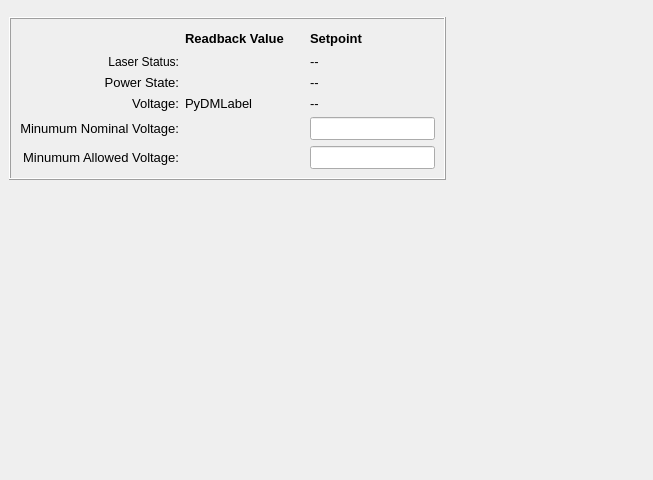
<?xml version="1.0" encoding="UTF-8"?>
<ui version="4.0">
 <class>Form</class>
 <widget class="QWidget" name="Form">
  <property name="geometry">
   <rect>
    <x>0</x>
    <y>0</y>
    <width>653</width>
    <height>480</height>
   </rect>
  </property>
  <property name="minimumSize">
   <size>
    <width>640</width>
    <height>480</height>
   </size>
  </property>
  <property name="windowTitle">
   <string>Form</string>
  </property>
  <layout class="QVBoxLayout" name="verticalLayout">
   <property name="leftMargin">
    <number>0</number>
   </property>
   <property name="rightMargin">
    <number>0</number>
   </property>
   <item>
    <widget class="PyDMEmbeddedDisplay" name="PyDMEmbeddedDisplay">
     <property name="sizePolicy">
      <sizepolicy hsizetype="Expanding" vsizetype="Fixed">
       <horstretch>0</horstretch>
       <verstretch>0</verstretch>
      </sizepolicy>
     </property>
     <property name="maximumSize">
      <size>
       <width>16777215</width>
       <height>30</height>
      </size>
     </property>
     <property name="toolTip">
      <string/>
     </property>
     <property name="frameShape">
      <enum>QFrame::NoFrame</enum>
     </property>
     <property name="macros" stdset="0">
      <string>{&quot;TITLE&quot;:&quot;Laser Expert: ${DEVICE}&quot;}</string>
     </property>
     <property name="filename" stdset="0">
      <string>./widgets/header.ui</string>
     </property>
    </widget>
   </item>
   <item>
    <layout class="QHBoxLayout" name="horizontalLayout">
     <property name="leftMargin">
      <number>9</number>
     </property>
     <property name="rightMargin">
      <number>9</number>
     </property>
     <item>
      <widget class="QFrame" name="frame">
       <property name="frameShape">
        <enum>QFrame::Box</enum>
       </property>
       <property name="frameShadow">
        <enum>QFrame::Raised</enum>
       </property>
       <layout class="QGridLayout" name="gridLayout">
        <item row="4" column="0">
         <widget class="PyDMLabel" name="PyDMLabel_2">
          <property name="font">
           <font>
            <pointsize>10</pointsize>
           </font>
          </property>
          <property name="toolTip">
           <string/>
          </property>
          <property name="text">
           <string>Minumum Nominal Voltage:</string>
          </property>
          <property name="alignment">
           <set>Qt::AlignRight|Qt::AlignTrailing|Qt::AlignVCenter</set>
          </property>
         </widget>
        </item>
        <item row="5" column="1">
         <widget class="PyDMLabel" name="PyDMLabel_6">
          <property name="font">
           <font>
            <pointsize>10</pointsize>
           </font>
          </property>
          <property name="toolTip">
           <string/>
          </property>
          <property name="showUnits" stdset="0">
           <bool>true</bool>
          </property>
          <property name="channel" stdset="0">
           <string>${PV}:MIN_VOLTAGE_RBV</string>
          </property>
         </widget>
        </item>
        <item row="0" column="3">
         <widget class="PyDMLabel" name="PyDMLabel_5">
          <property name="font">
           <font>
            <pointsize>10</pointsize>
            <weight>75</weight>
            <bold>true</bold>
           </font>
          </property>
          <property name="toolTip">
           <string/>
          </property>
          <property name="text">
           <string>Setpoint</string>
          </property>
         </widget>
        </item>
        <item row="1" column="0">
         <widget class="PyDMLabel" name="PyDMLabel_10">
          <property name="toolTip">
           <string/>
          </property>
          <property name="text">
           <string>Laser Status:</string>
          </property>
          <property name="alignment">
           <set>Qt::AlignRight|Qt::AlignTrailing|Qt::AlignVCenter</set>
          </property>
         </widget>
        </item>
        <item row="1" column="3">
         <widget class="PyDMLabel" name="PyDMLabel_12">
          <property name="font">
           <font>
            <pointsize>10</pointsize>
           </font>
          </property>
          <property name="toolTip">
           <string/>
          </property>
          <property name="text">
           <string>--</string>
          </property>
         </widget>
        </item>
        <item row="3" column="0">
         <widget class="PyDMLabel" name="PyDMLabel_7">
          <property name="font">
           <font>
            <pointsize>10</pointsize>
           </font>
          </property>
          <property name="toolTip">
           <string/>
          </property>
          <property name="text">
           <string>Voltage:</string>
          </property>
          <property name="alignment">
           <set>Qt::AlignRight|Qt::AlignTrailing|Qt::AlignVCenter</set>
          </property>
         </widget>
        </item>
        <item row="5" column="0">
         <widget class="PyDMLabel" name="PyDMLabel">
          <property name="font">
           <font>
            <pointsize>10</pointsize>
           </font>
          </property>
          <property name="toolTip">
           <string/>
          </property>
          <property name="text">
           <string>Minumum Allowed Voltage:</string>
          </property>
          <property name="alignment">
           <set>Qt::AlignRight|Qt::AlignTrailing|Qt::AlignVCenter</set>
          </property>
         </widget>
        </item>
        <item row="0" column="1">
         <widget class="PyDMLabel" name="PyDMLabel_4">
          <property name="font">
           <font>
            <pointsize>10</pointsize>
            <weight>75</weight>
            <bold>true</bold>
           </font>
          </property>
          <property name="toolTip">
           <string/>
          </property>
          <property name="text">
           <string>Readback Value</string>
          </property>
         </widget>
        </item>
        <item row="4" column="3">
         <widget class="PyDMLineEdit" name="PyDMLineEdit">
          <property name="sizePolicy">
           <sizepolicy hsizetype="Fixed" vsizetype="Fixed">
            <horstretch>0</horstretch>
            <verstretch>0</verstretch>
           </sizepolicy>
          </property>
          <property name="font">
           <font>
            <pointsize>10</pointsize>
           </font>
          </property>
          <property name="toolTip">
           <string/>
          </property>
          <property name="showUnits" stdset="0">
           <bool>true</bool>
          </property>
          <property name="channel" stdset="0">
           <string>${PV}:MIN_NOMINAL_VOLTAGE</string>
          </property>
         </widget>
        </item>
        <item row="0" column="2">
         <spacer name="horizontalSpacer">
          <property name="orientation">
           <enum>Qt::Horizontal</enum>
          </property>
          <property name="sizeType">
           <enum>QSizePolicy::Fixed</enum>
          </property>
          <property name="sizeHint" stdset="0">
           <size>
            <width>20</width>
            <height>20</height>
           </size>
          </property>
         </spacer>
        </item>
        <item row="3" column="1">
         <widget class="PyDMLabel" name="PyDMLabel_8">
          <property name="font">
           <font>
            <pointsize>10</pointsize>
           </font>
          </property>
          <property name="toolTip">
           <string/>
          </property>
          <property name="text">
           <string>PyDMLabel</string>
          </property>
          <property name="showUnits" stdset="0">
           <bool>true</bool>
          </property>
          <property name="channel" stdset="0">
           <string>${PV}:VOLTAGE_RBV</string>
          </property>
         </widget>
        </item>
        <item row="1" column="1">
         <widget class="PyDMLabel" name="PyDMLabel_11">
          <property name="font">
           <font>
            <pointsize>10</pointsize>
           </font>
          </property>
          <property name="toolTip">
           <string/>
          </property>
          <property name="alarmSensitiveContent" stdset="0">
           <bool>false</bool>
          </property>
          <property name="channel" stdset="0">
           <string>${PV}:ERROR_RBV</string>
          </property>
         </widget>
        </item>
        <item row="4" column="1">
         <widget class="PyDMLabel" name="PyDMLabel_3">
          <property name="font">
           <font>
            <pointsize>10</pointsize>
           </font>
          </property>
          <property name="toolTip">
           <string/>
          </property>
          <property name="showUnits" stdset="0">
           <bool>true</bool>
          </property>
          <property name="channel" stdset="0">
           <string>${PV}:MIN_NOMINAL_VOLTAGE_RBV</string>
          </property>
         </widget>
        </item>
        <item row="5" column="3">
         <widget class="PyDMLineEdit" name="PyDMLineEdit_2">
          <property name="sizePolicy">
           <sizepolicy hsizetype="Fixed" vsizetype="Fixed">
            <horstretch>0</horstretch>
            <verstretch>0</verstretch>
           </sizepolicy>
          </property>
          <property name="font">
           <font>
            <pointsize>10</pointsize>
           </font>
          </property>
          <property name="toolTip">
           <string/>
          </property>
          <property name="showUnits" stdset="0">
           <bool>true</bool>
          </property>
          <property name="channel" stdset="0">
           <string>${PV}:MIN_VOLTAGE</string>
          </property>
         </widget>
        </item>
        <item row="3" column="3">
         <widget class="PyDMLabel" name="PyDMLabel_9">
          <property name="font">
           <font>
            <pointsize>10</pointsize>
           </font>
          </property>
          <property name="toolTip">
           <string/>
          </property>
          <property name="text">
           <string>--</string>
          </property>
         </widget>
        </item>
        <item row="2" column="0">
         <widget class="PyDMLabel" name="PyDMLabel_13">
          <property name="font">
           <font>
            <pointsize>10</pointsize>
           </font>
          </property>
          <property name="toolTip">
           <string/>
          </property>
          <property name="text">
           <string>Power State:</string>
          </property>
          <property name="alignment">
           <set>Qt::AlignRight|Qt::AlignTrailing|Qt::AlignVCenter</set>
          </property>
         </widget>
        </item>
        <item row="2" column="1">
         <widget class="PyDMLabel" name="PyDMLabel_14">
          <property name="font">
           <font>
            <pointsize>10</pointsize>
           </font>
          </property>
          <property name="toolTip">
           <string/>
          </property>
          <property name="channel" stdset="0">
           <string>${PV}:POWER_STATE_RBV</string>
          </property>
         </widget>
        </item>
        <item row="2" column="3">
         <widget class="PyDMLabel" name="PyDMLabel_15">
          <property name="font">
           <font>
            <pointsize>10</pointsize>
           </font>
          </property>
          <property name="toolTip">
           <string/>
          </property>
          <property name="text">
           <string>--</string>
          </property>
         </widget>
        </item>
       </layout>
      </widget>
     </item>
     <item>
      <spacer name="horizontalSpacer_2">
       <property name="orientation">
        <enum>Qt::Horizontal</enum>
       </property>
       <property name="sizeHint" stdset="0">
        <size>
         <width>40</width>
         <height>20</height>
        </size>
       </property>
      </spacer>
     </item>
    </layout>
   </item>
   <item>
    <spacer name="verticalSpacer">
     <property name="orientation">
      <enum>Qt::Vertical</enum>
     </property>
     <property name="sizeHint" stdset="0">
      <size>
       <width>20</width>
       <height>40</height>
      </size>
     </property>
    </spacer>
   </item>
  </layout>
 </widget>
 <customwidgets>
  <customwidget>
   <class>PyDMLabel</class>
   <extends>QLabel</extends>
   <header>pydm.widgets.label</header>
  </customwidget>
  <customwidget>
   <class>PyDMEmbeddedDisplay</class>
   <extends>QFrame</extends>
   <header>pydm.widgets.embedded_display</header>
  </customwidget>
  <customwidget>
   <class>PyDMLineEdit</class>
   <extends>QLineEdit</extends>
   <header>pydm.widgets.line_edit</header>
  </customwidget>
 </customwidgets>
 <resources/>
 <connections/>
</ui>
